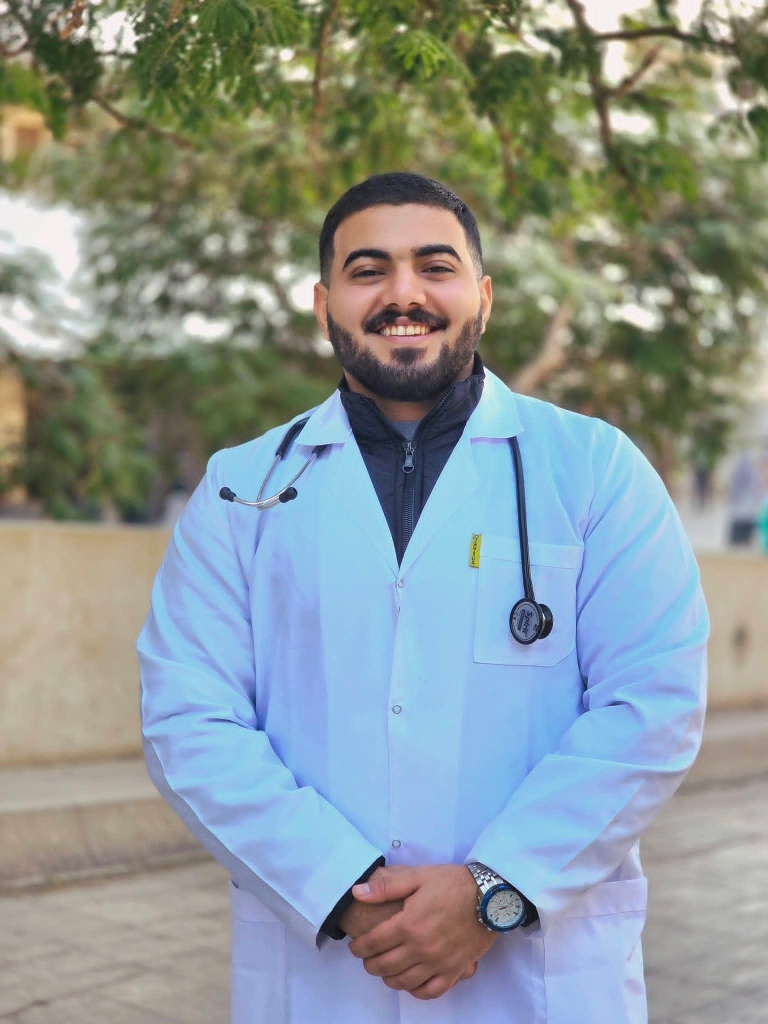
#> input picture assets/thomas.jpg, 1536 x 2048 px (shown at 1/2 size)
$ python -i make_story.py   (imports and definitions only)
#> lines starting #> are read from the running program, lines starting #| are printed output that depends on the picture
### tools/make_carousel.py
"""Builds an Instagram carousel (1080x1350 PNGs) from a JSON spec.

usage: python3 make_carousel.py spec.json outdir
"""
import json, sys, os, math, re
from PIL import Image, ImageDraw, ImageFont

FONT = os.environ.get("CAROUSEL_FONT",
    os.path.join(os.path.dirname(os.path.abspath(__file__)), "..", "fonts", "Cairo.ttf"))
W, H = 1080, 1350
M = 90  # side margin

NAVY = (11, 37, 69)
INK = (30, 50, 80)
BLUE = (30, 115, 232)
SKY = (232, 242, 255)
RED = (229, 57, 53)
WHITE = (255, 255, 255)
MUTED = (110, 130, 155)

# Colour themes — pick with env POST_THEME=<name>; rotate so consecutive posts look different.
THEMES = {
    "ocean":   dict(NAVY=(11, 37, 69),  BLUE=(30, 115, 232), SKY=(232, 242, 255)),
    "emerald": dict(NAVY=(10, 48, 40),  BLUE=(16, 150, 110), SKY=(228, 247, 239)),
    "violet":  dict(NAVY=(40, 24, 72),  BLUE=(124, 77, 255), SKY=(240, 234, 255)),
    "sunset":  dict(NAVY=(66, 32, 12),  BLUE=(234, 110, 30), SKY=(255, 240, 228)),
    "rose":    dict(NAVY=(70, 18, 40),  BLUE=(219, 39, 119), SKY=(253, 233, 243)),
    "teal":    dict(NAVY=(12, 50, 60),  BLUE=(13, 148, 170), SKY=(226, 246, 250)),
}
_t = THEMES.get(os.environ.get("POST_THEME", "ocean"), THEMES["ocean"])
NAVY, BLUE, SKY = _t["NAVY"], _t["BLUE"], _t["SKY"]
INK = tuple(int(c * 0.85) for c in NAVY)

NAME = "توماس سمير فوزي • طالب طب بشري"
USER = "@thomassamir_medical_student"
AR_DIGITS = str.maketrans("0123456789", "٠١٢٣٤٥٦٧٨٩")


_EMOJI = re.compile("[\U0001F000-\U0001FAFF\u2600-\u27BF\uFE0F\u200d]+")


def font(size, weight=700):
    f = ImageFont.truetype(FONT, size)
    f.set_variation_by_axes([weight, 0])
    return f


# [25 lines left out: functions wrap, draw_block, not called in this run]


def block_height(draw, text, f, maxw=W - 2 * M, gap=1.45):
    return len(wrap(draw, text, f, maxw)) * int(f.size * gap)


PHOTO = os.environ.get("POST_PHOTO", os.path.join(os.path.dirname(os.path.abspath(__file__)), "..", "assets", "thomas.jpg"))
_photo_cache = {}


# [220 lines left out: functions _photo_layer, background, footer, counter, tag, slide_cover and 4 more, not called in this run]


# [2 lines that do not run on import are left out]

### tools/make_story.py
"""Story image (1080x1920 JPG) that teases a carousel and sends people to the profile.

Layout: an arrow + "اضغط على اسمي" pointing at the profile name (top-left in
Instagram/Facebook stories), a "بوست جديد" badge, the carousel cover as a card,
then a teaser line (curiosity hook) and "البوست كامل على البروفايل".

usage: POST_THEME=<theme> python3 make_story.py <cover.jpg> <out.jpg> "<teaser>"
The teaser should create curiosity without giving the answer, e.g.
"٦ علامات لازم كل أم وأب يعرفوها" or "خرافة رقم ٤ أغلبنا مصدقها".
"""
import os, sys
from PIL import Image, ImageDraw, ImageFilter, ImageEnhance

sys.path.insert(0, os.path.dirname(os.path.abspath(__file__)))
import make_carousel as mc

W, H = 1080, 1920


def centered(d, text, f, y, fill, maxw=W - 140):
    for line in mc.wrap(d, text, f, maxw):
        tw = d.textlength(line, font=f, direction="rtl")
        d.text(((W - tw) / 2, y), line, font=f, fill=fill, direction="rtl")
        y += int(f.size * 1.35)
    return y


def main(cover_path, out_path, teaser="الباقي هتلاقيه في البوست"):
#> called with cover_path = '../assets/thomas.jpg', out_path = 'out.png', teaser = 'الباقي هتلاقيه في البوست'
    cover = Image.open(cover_path).convert("RGB")
#> cover is the input picture: PIL image 1536x2048 RGB; mean R, G, B 138.8, 149.8, 149.4
    bg = cover.resize((W, H))
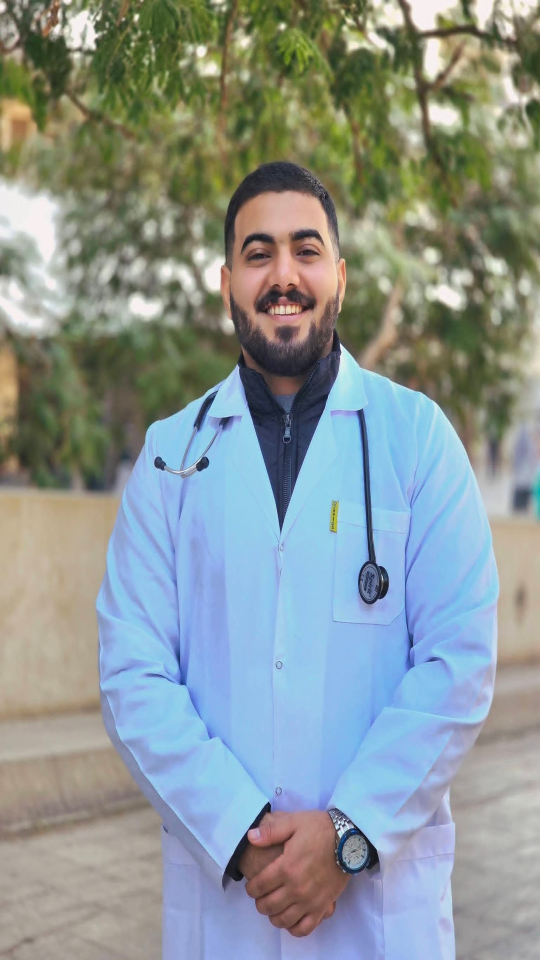
#> bg: PIL image 1080x1920 RGB (shown at 1/2 size); mean R, G, B 138.8, 149.8, 149.4
    bg = ImageEnhance.Brightness(bg.filter(ImageFilter.GaussianBlur(45))).enhance(0.4)
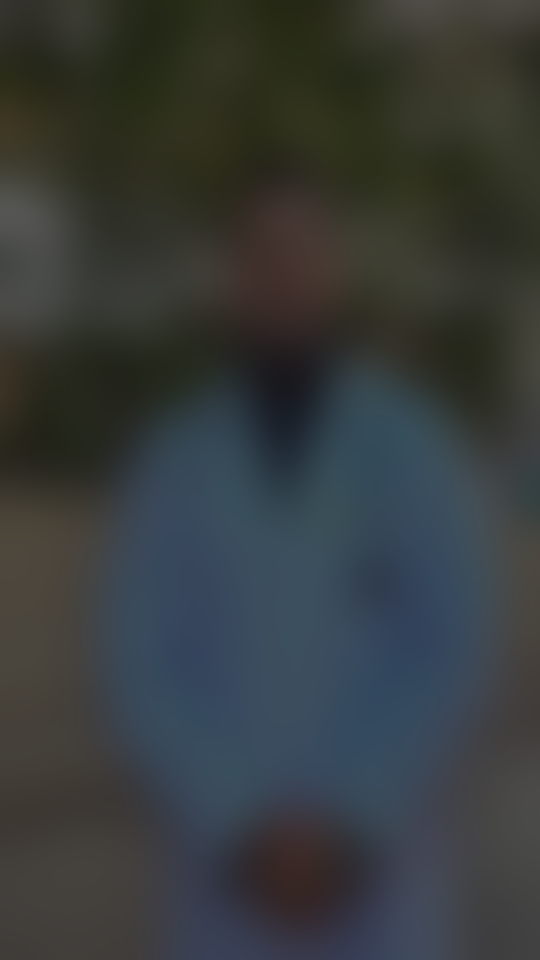
#> bg: PIL image 1080x1920 RGB (shown at 1/2 size); mean R, G, B 55.2, 59.6, 59.4
    img = bg.copy()
    d = ImageDraw.Draw(img)

    # arrow pointing at the profile name (top-left of a story)
    fa = mc.font(38, 800)
    hint = "اضغط على اسمي"
    d.line([(150, 250), (115, 175)], fill=(255, 255, 255), width=8)
    d.polygon([(95, 150), (140, 168), (100, 196)], fill=(255, 255, 255))
    d.text((175, 238), hint, font=fa, fill=(255, 255, 255), direction="rtl")

    # badge
    f = mc.font(46, 900)
    t = "بوست جديد"
    tw = d.textlength(t, font=f, direction="rtl")
    bw = tw + 90
    bx = (W - bw) / 2
    d.rounded_rectangle([bx, 330, bx + bw, 420], radius=45, fill=mc.BLUE)
    d.text(((W - tw) / 2, 336), t, font=f, fill=(255, 255, 255), direction="rtl")

    # cover card
    cw = 760
    card = cover.resize((cw, int(cover.height * cw / cover.width)), Image.LANCZOS)
    cx, cy = (W - cw) // 2, 460
    sh = Image.new("RGBA", (cw + 100, card.height + 100), (0, 0, 0, 0))
    ImageDraw.Draw(sh).rounded_rectangle([50, 50, cw + 50, card.height + 50], radius=40, fill=(0, 0, 0, 160))
    sh = sh.filter(ImageFilter.GaussianBlur(28))
    img.paste(sh, (cx - 50, cy - 30), sh)
    mask = Image.new("L", card.size, 0)
    ImageDraw.Draw(mask).rounded_rectangle([0, 0, card.width, card.height], radius=34, fill=255)
    img.paste(card, (cx, cy), mask)

    # teaser + call to action
    y = cy + card.height + 60
    y = centered(d, teaser, mc.font(58, 900), y, (255, 255, 255))
    y += 10
    cta = "البوست كامل على البروفايل"
    fc = mc.font(44, 800)
    tw = d.textlength(cta, font=fc, direction="rtl")
    pw = tw + 80
    px = (W - pw) / 2
    d.rounded_rectangle([px, y, px + pw, y + 84], radius=42, fill=(255, 255, 255))
    d.text(((W - tw) / 2, y + 8), cta, font=fc, fill=mc.NAVY, direction="rtl")
    f4 = mc.font(32, 600)
    tw = d.textlength(mc.USER, font=f4)
    d.text(((W - tw) / 2, y + 112), mc.USER, font=f4, fill=(215, 225, 240))
    img.save(out_path, "JPEG", quality=92)
    print(out_path)


# [2 lines not run here, left out]

#> (the run stopped early here; a loop or call above may not have finished)
